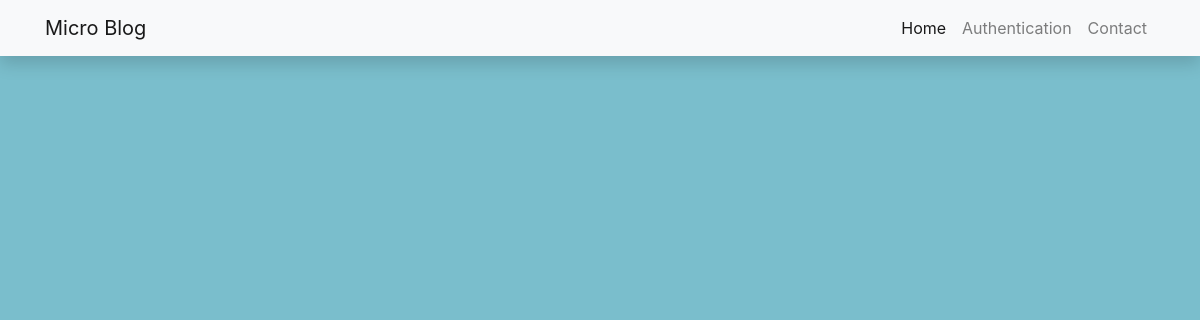
The page /articles/ on the database as committed earlier.
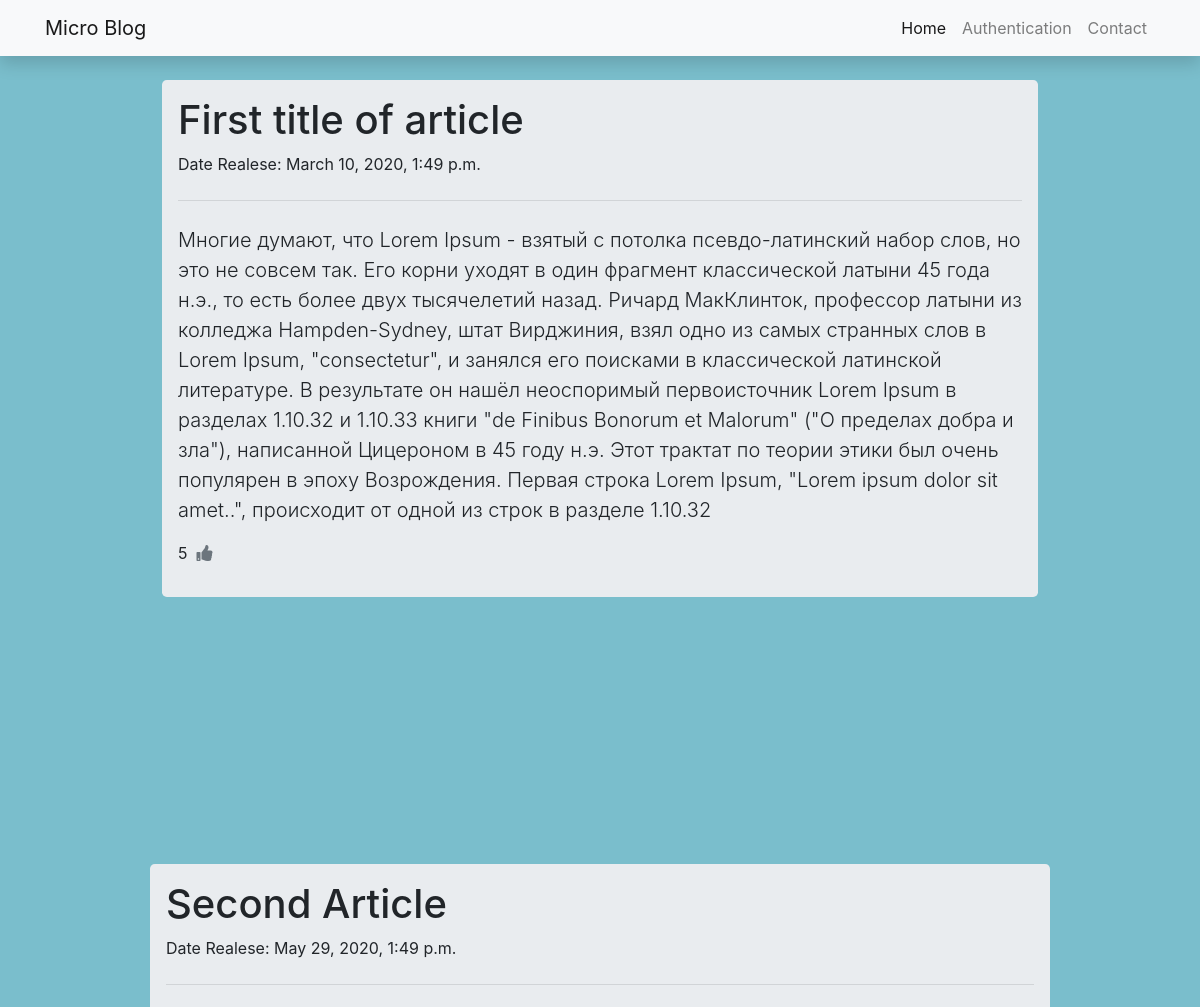
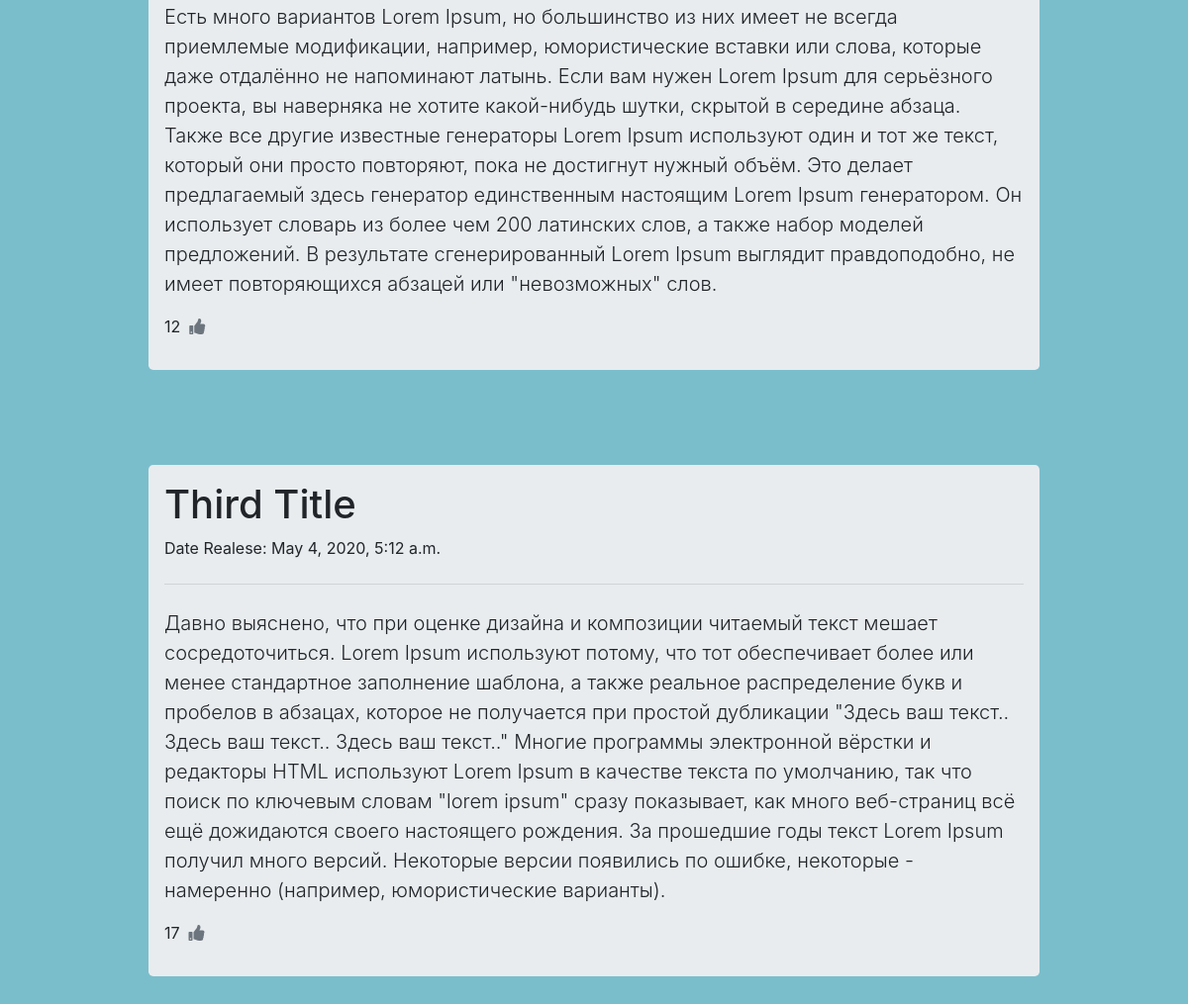
The same page on the database as committed later (2 pictures, top to bottom).
### articles/models.py (models this page shows, shortened)
class Articles(models.Model):
    title = models.CharField(max_length=100)
    post = models.TextField()
    date = models.DateTimeField()
    likes = models.TextField()

### articles/views.py (the view)
# urls.py: path('', ArticlesList.as_view(template_name='articles.html')),
class ArticlesList(ListView):
    model = Articles

### articles/templates/articles.html (shortened to what this page needs)
{% extends "wrapper.html" %}
{% block content %}
<body class="text-center">
    <div class="cover-container d-flex w-100 h-100 p-3 mx-auto flex-column">
  <header>
    <nav class="navbar navbar-expand-lg navbar-light bg-light shadow fixed-top">
  <div class="container">
    <a class="navbar-brand" href="{% url 'mainpage' %}">Micro Blog</a>
    <div class="collapse navbar-collapse" id="navbarResponsive">
      <ul class="navbar-nav ml-auto">
        <li class="nav-item active">
          <a class="nav-link" href="{% url 'mainpage' %}">Home
              </a>
        </li>
        <li class="nav-item">
          <a class="nav-link" href="{% url 'register' %}">Authentication</a>
        </li>
        <li class="nav-item">
          <a class="nav-link" href="#">Contact</a>
        </li>
      </ul>
    </div>
  </div>
</nav>
</header>
{% for i in object_list %}
<div class="bs-component d-flex justify-content-center mt-3">
  <div class="jumbotron w-75 p-3 mt-5">
    <h1 class="display-6 text-left">{{ i.title }}</h1>
    <p class="text-left">Date Realese: {{ i.date }} </p>
    <hr class="my-4">
    <p class="lead text-left">{{ i.post }}</p>
    <p  class="text-left thumbnail">
      <span>{{ i.likes }}&nbsp;</span>
      <a class="fa fa-thumbs-up thumbnail text-muted" href="#" role="button"></a>
    </p>
  </div>
</div>
</div>
{% endfor %}
</body>
{% endblock %}

### articles/templates/wrapper.html (shortened to what this page needs)
<!DOCTYPE html>
<html>
<head>
	<link rel="stylesheet" href="https://stackpath.bootstrapcdn.com/bootstrap/4.1.3/css/bootstrap.min.css">
	<link rel="stylesheet" href="https://cdnjs.cloudflare.com/ajax/libs/font-awesome/4.7.0/css/font-awesome.min.css">
	<link rel="stylesheet" href="https://use.fontawesome.com/releases/v5.6.1/css/all.css">
</head>
<body>
    {%block content %}
    {% endblock %}
</body>
</html>

### articles/templates/wrapper.html (style rules this page uses)
body, html { margin: 0; padding: 0; height: 100%; background: #7abecc !important; }

Rows that differ between the two databases and show on the page:
added Articles: title "First title of article", date "March 10, 2020, 1:49 p.m.", post "Многие думают, что Lorem Ipsum - взятый с потолка псевдо-латинский набор слов, но это не совсем так. Его корни уходят в один фрагмент классической латыни 45 года н.э., то есть более двух тысячелетий назад. Ричард МакКлинток, профессор латыни из колледжа Hampden-Sydney, штат Вирджиния, взял одно из самых странных слов в Lorem Ipsum, \"consectetur\", и занялся его поисками в классической латинской литературе. В результате он нашёл неоспоримый первоисточник Lorem Ipsum в разделах 1.10.32 и 1.10.33 книги \"de Finibus Bonorum et Malorum\" (\"О пределах добра и зла\"), написанной Цицероном в 45 году н.э. Этот трактат по теории этики был очень популярен в эпоху Возрождения. Первая строка Lorem Ipsum,…", likes "5"
added Articles: title "Second Article", date "May 29, 2020, 1:49 p.m.", post "Есть много вариантов Lorem Ipsum, но большинство из них имеет не всегда приемлемые модификации, например, юмористические вставки или слова, которые даже отдалённо не напоминают латынь. Если вам нужен Lorem Ipsum для серьёзного проекта, вы наверняка не хотите какой-нибудь шутки, скрытой в середине абзаца. Также все другие известные генераторы Lorem Ipsum используют один и тот же текст, который они просто повторяют, пока не достигнут нужный объём. Это делает предлагаемый здесь генератор единственным настоящим Lorem Ipsum генератором. Он использует словарь из более чем 200 латинских слов, а также набор моделей предложений. В результате сгенерированный Lorem Ipsum выглядит правдоподобно, не…", likes "12"
added Articles: title "Third Title", date "May 4, 2020, 5:12 a.m.", post "Давно выяснено, что при оценке дизайна и композиции читаемый текст мешает сосредоточиться. Lorem Ipsum используют потому, что тот обеспечивает более или менее стандартное заполнение шаблона, а также реальное распределение букв и пробелов в абзацах, которое не получается при простой дубликации \"Здесь ваш текст.. Здесь ваш текст.. Здесь ваш текст..\" Многие программы электронной вёрстки и редакторы HTML используют Lorem Ipsum в качестве текста по умолчанию, так что поиск по ключевым словам \"lorem ipsum\" сразу показывает, как много веб-страниц всё ещё дожидаются своего настоящего рождения. За прошедшие годы текст Lorem Ipsum получил много версий. Некоторые версии появились по ошибке, некоторые…", likes "17"
